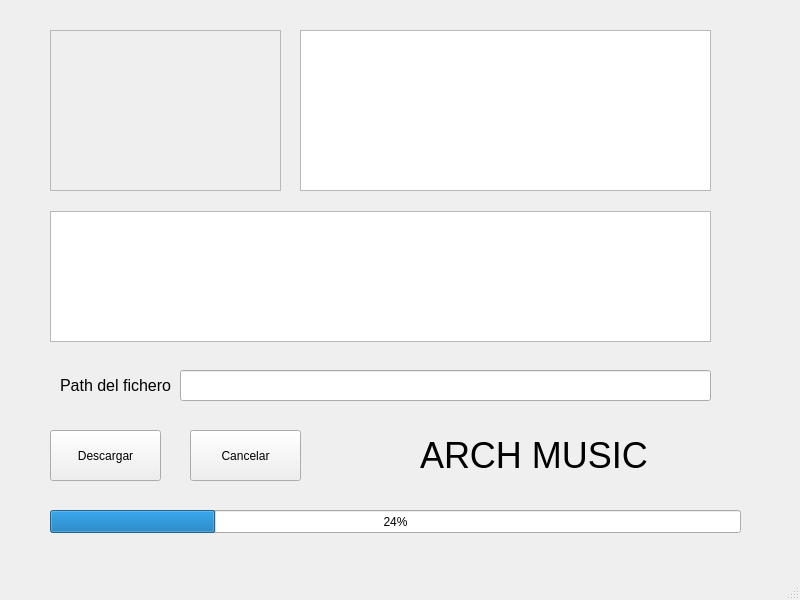
<?xml version="1.0" encoding="UTF-8"?>
<ui version="4.0">
 <class>MainWindow</class>
 <widget class="QMainWindow" name="MainWindow">
  <property name="geometry">
   <rect>
    <x>0</x>
    <y>0</y>
    <width>800</width>
    <height>600</height>
   </rect>
  </property>
  <property name="windowTitle">
   <string>MainWindow</string>
  </property>
  <widget class="QWidget" name="centralwidget">
   <widget class="QProgressBar" name="pg_bar">
    <property name="geometry">
     <rect>
      <x>50</x>
      <y>510</y>
      <width>691</width>
      <height>23</height>
     </rect>
    </property>
    <property name="value">
     <number>24</number>
    </property>
   </widget>
   <widget class="QPushButton" name="bt_download">
    <property name="geometry">
     <rect>
      <x>50</x>
      <y>430</y>
      <width>111</width>
      <height>51</height>
     </rect>
    </property>
    <property name="text">
     <string>Descargar</string>
    </property>
   </widget>
   <widget class="QPushButton" name="bt_cancel">
    <property name="geometry">
     <rect>
      <x>190</x>
      <y>430</y>
      <width>111</width>
      <height>51</height>
     </rect>
    </property>
    <property name="text">
     <string>Cancelar</string>
    </property>
   </widget>
   <widget class="QFrame" name="f_imageVideo">
    <property name="geometry">
     <rect>
      <x>50</x>
      <y>30</y>
      <width>231</width>
      <height>161</height>
     </rect>
    </property>
    <property name="frameShape">
     <enum>QFrame::StyledPanel</enum>
    </property>
    <property name="frameShadow">
     <enum>QFrame::Raised</enum>
    </property>
   </widget>
   <widget class="QTextEdit" name="text_videoDescription">
    <property name="geometry">
     <rect>
      <x>300</x>
      <y>30</y>
      <width>411</width>
      <height>161</height>
     </rect>
    </property>
   </widget>
   <widget class="QListView" name="listview_videos">
    <property name="geometry">
     <rect>
      <x>50</x>
      <y>211</y>
      <width>661</width>
      <height>131</height>
     </rect>
    </property>
   </widget>
   <widget class="QLabel" name="label">
    <property name="geometry">
     <rect>
      <x>420</x>
      <y>430</y>
      <width>231</width>
      <height>51</height>
     </rect>
    </property>
    <property name="font">
     <font>
      <pointsize>27</pointsize>
     </font>
    </property>
    <property name="text">
     <string>ARCH MUSIC</string>
    </property>
   </widget>
   <widget class="QLabel" name="label_2">
    <property name="geometry">
     <rect>
      <x>60</x>
      <y>370</y>
      <width>111</width>
      <height>31</height>
     </rect>
    </property>
    <property name="font">
     <font>
      <pointsize>12</pointsize>
     </font>
    </property>
    <property name="text">
     <string>Path del fichero</string>
    </property>
   </widget>
   <widget class="QLineEdit" name="lineEdit_path">
    <property name="geometry">
     <rect>
      <x>180</x>
      <y>370</y>
      <width>531</width>
      <height>31</height>
     </rect>
    </property>
   </widget>
  </widget>
  <widget class="QMenuBar" name="menubar">
   <property name="geometry">
    <rect>
     <x>0</x>
     <y>0</y>
     <width>800</width>
     <height>21</height>
    </rect>
   </property>
  </widget>
  <widget class="QStatusBar" name="statusbar"/>
 </widget>
 <resources/>
 <connections/>
</ui>
